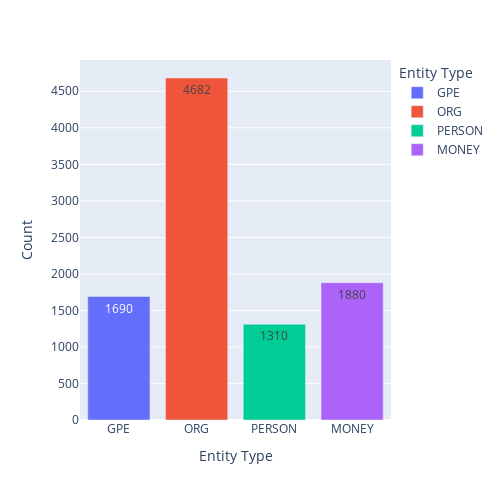

Notebook code cell kept with this figure:
### Code cell
#spaCy's built in NER model can be used to determine the counts of companies, top executives and countries. Those are also called entities.

def ner_counter(doc):
    gpe_count = 0
    org_count = 0
    person_count = 0
    money_count=0
    for tok in doc.ents:
        if tok.label_ == "GPE":
            gpe_count = gpe_count + 1
        elif tok.label_ == "ORG":
            org_count=org_count+1
        elif tok.label_ == "PERSON":
            person_count=person_count+1
        elif tok.label_ == "MONEY":
            money_count=money_count+1
    return (gpe_count,org_count,person_count,money_count)

sentences = df['Sentence'].tolist()
sentences = " ".join(sentences)
sentences = nlp(sentences)
entity_counts = list(ner_counter(sentences))
entity_df = {'Entity Type':['GPE', 'ORG', 'PERSON', 'MONEY'],
        'Count':entity_counts}
fig = px.bar(entity_df,x='Entity Type',y='Count',color='Entity Type',text_auto=True)
fig.update_layout(height=500,width=500)

### Figure 1 — Plotly figure (JSON) as saved in the notebook; plotly's stock layout.template omitted (floating-point values rounded to 4 significant figures)
{"data": [{"alignmentgroup": "True", "hovertemplate": "Entity Type=%{x}<br>Count=%{y}<extra></extra>", "legendgroup": "GPE", "marker": {"color": "#636efa", "pattern": {"shape": ""}}, "name": "GPE", "offsetgroup": "GPE", "orientation": "v", "showlegend": true, "textposition": "auto", "texttemplate": "%{y}", "type": "bar", "x": ["GPE"], "xaxis": "x", "y": [1690], "yaxis": "y"}, {"alignmentgroup": "True", "hovertemplate": "Entity Type=%{x}<br>Count=%{y}<extra></extra>", "legendgroup": "ORG", "marker": {"color": "#EF553B", "pattern": {"shape": ""}}, "name": "ORG", "offsetgroup": "ORG", "orientation": "v", "showlegend": true, "textposition": "auto", "texttemplate": "%{y}", "type": "bar", "x": ["ORG"], "xaxis": "x", "y": [4682], "yaxis": "y"}, {"alignmentgroup": "True", "hovertemplate": "Entity Type=%{x}<br>Count=%{y}<extra></extra>", "legendgroup": "PERSON", "marker": {"color": "#00cc96", "pattern": {"shape": ""}}, "name": "PERSON", "offsetgroup": "PERSON", "orientation": "v", "showlegend": true, "textposition": "auto", "texttemplate": "%{y}", "type": "bar", "x": ["PERSON"], "xaxis": "x", "y": [1310], "yaxis": "y"}, {"alignmentgroup": "True", "hovertemplate": "Entity Type=%{x}<br>Count=%{y}<extra></extra>", "legendgroup": "MONEY", "marker": {"color": "#ab63fa", "pattern": {"shape": ""}}, "name": "MONEY", "offsetgroup": "MONEY", "orientation": "v", "showlegend": true, "textposition": "auto", "texttemplate": "%{y}", "type": "bar", "x": ["MONEY"], "xaxis": "x", "y": [1880], "yaxis": "y"}], "layout": {"barmode": "relative", "height": 500, "legend": {"title": {"text": "Entity Type"}, "tracegroupgap": 0}, "margin": {"t": 60}, "width": 500, "xaxis": {"anchor": "y", "categoryarray": ["GPE", "ORG", "PERSON", "MONEY"], "categoryorder": "array", "domain": [0, 1], "title": {"text": "Entity Type"}}, "yaxis": {"anchor": "x", "domain": [0, 1], "title": {"text": "Count"}}}}
